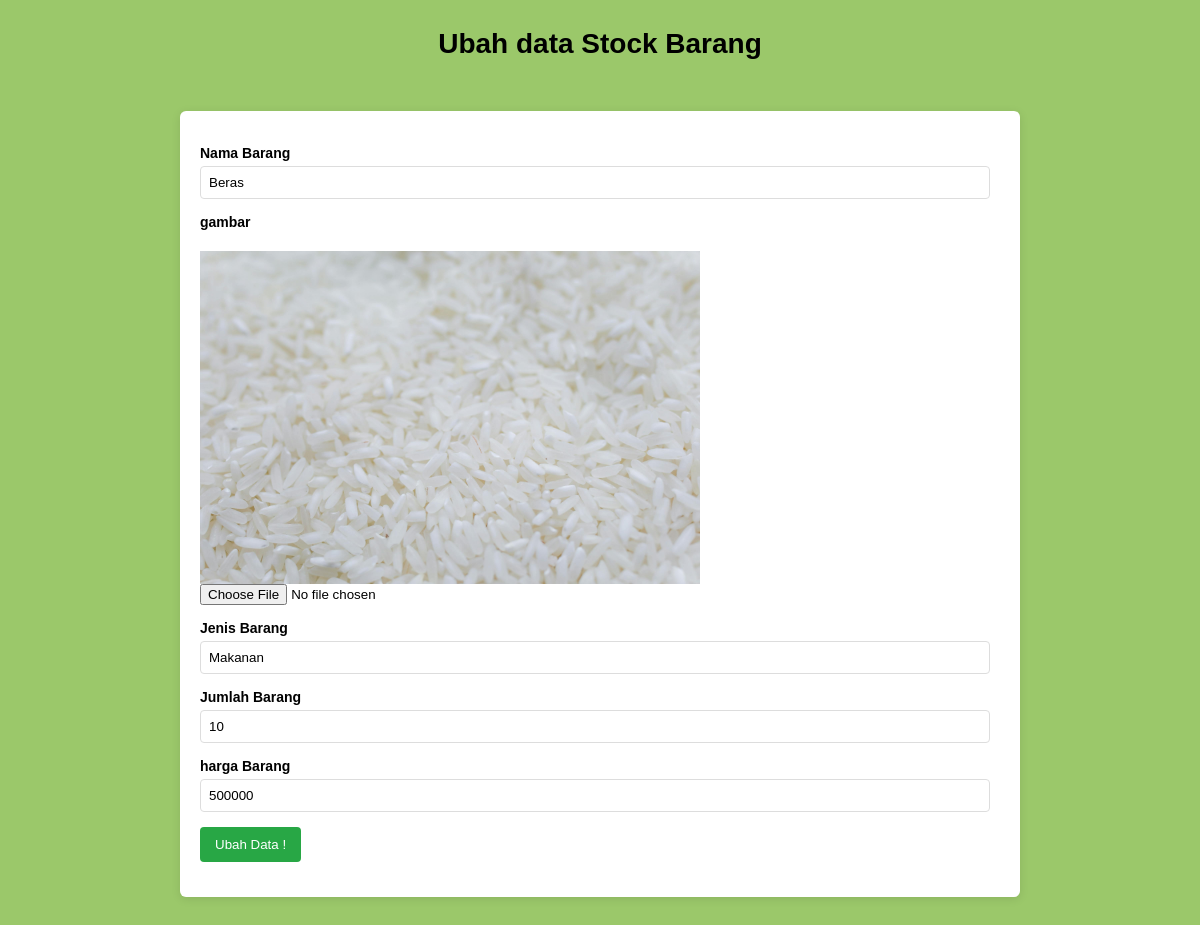
The page /ubah.php?id=8 on the database its author committed.
### tables this page shows
CREATE TABLE `stockbarang` (
  `id` int(11) NOT NULL,
  `namaBarang` varchar(255) NOT NULL,
  `jenisBarang` varchar(255) NOT NULL,
  `jumlahBarang` varchar(255) NOT NULL,
  `harga` float NOT NULL,
  `gambar` varchar(255) DEFAULT NULL
);

### function.php (called while the page is built, shortened)
<?php
$conn = mysqli_connect("localhost", "root","","projectpenjualan");
function query($query) {
    global $conn;
    $result = mysqli_query($conn,$query);
    while ($row = mysqli_fetch_assoc($result)) {
        $rows[] = $row;
    }
    return $rows;
}
?>

### ubah.php (the view, shortened to what this page needs)
<?php
require 'function.php';
$id = $_GET["id"];
$brng = query("SELECT * FROM stockbarang WHERE id = $id")[0];
?>
<html lang="en">
<head>
    <link rel="stylesheet" href="styletambahbarang.css">
</head>
<body>
    <h1 style="text-align: center;">Ubah data Stock Barang</h1>
    <br>
    <br>
    <form action="" method="post" enctype="multipart/form-data">
    <ul>
        <li>
            <label for="namaBarang">Nama Barang</label>
            <input type="text" name="namaBarang" id="namaBarang" required
            value="<?= $brng["namaBarang"];?>">
        </li>
        <li>
            <label for="gambar">gambar</label> <br>
           <img src="assets/images/<?=$brng['gambar'];?>" width="500"><br>
            <input type="file" name="gambar" id="gambar"
            >
        </li>
        <li>
        <label for="jenisBarang">Jenis Barang</label>
            <input type="text" name="jenisBarang" id="jenisBarang"
            value="<?= $brng["jenisBarang"];?>">
        </li>
        <li>
        <label for="jumlahBarang">Jumlah Barang</label>
            <input type="text" name="jumlahBarang" id="jumlahBarang"
              value="<?= $brng["jumlahBarang"];?>">
        </li>
        <li>
        <label for="harga">harga Barang</label>
            <input type="text" name="harga" id="harga"
              value="<?= $brng["harga"];?>">
        </li>
        <li>
            <button type="submit" name="submit">Ubah Data !</button>
        </li>
    </ul>
    </form>
</body>
</html>

### styletambahbarang.css (style rules this page uses)
form { background: white; border-radius: 6px; overflow: hidden; max-width: 800px; width: 100%; margin: 0 auto; padding: 20px; box-shadow: 0 2px 10px rgba(0, 0, 0, 0.1); }
form ul { list-style: none; padding: 0; }
form ul li { margin-bottom: 15px; }
form ul li label { display: block; font-weight: bold; margin-bottom: 5px; }
form ul li input[type="text"] { width: calc(100% - 10px); padding: 8px; border: 1px solid #ddd; border-radius: 4px; }
form ul li button { background: #28a745; color: white; padding: 10px 15px; border: none; border-radius: 4px; cursor: pointer; transition: background 0.3s; }
body { background: #9BC86A; font: 400 14px 'Calibri', 'Arial'; padding: 20px; }

### rows shown on the page
stockbarang: namaBarang "Beras", gambar (picture), jenisBarang "Makanan", jumlahBarang "10", harga "500000"
